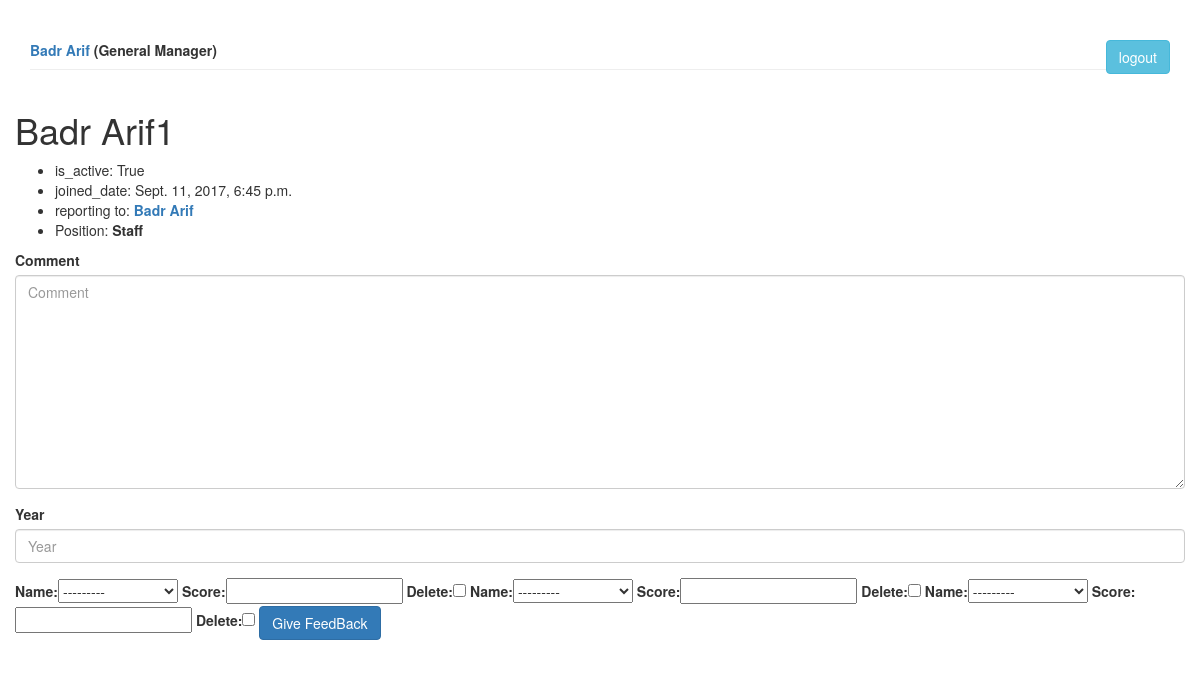
Before: /appraisal/detail/user/3 (signed in) with the older database file.
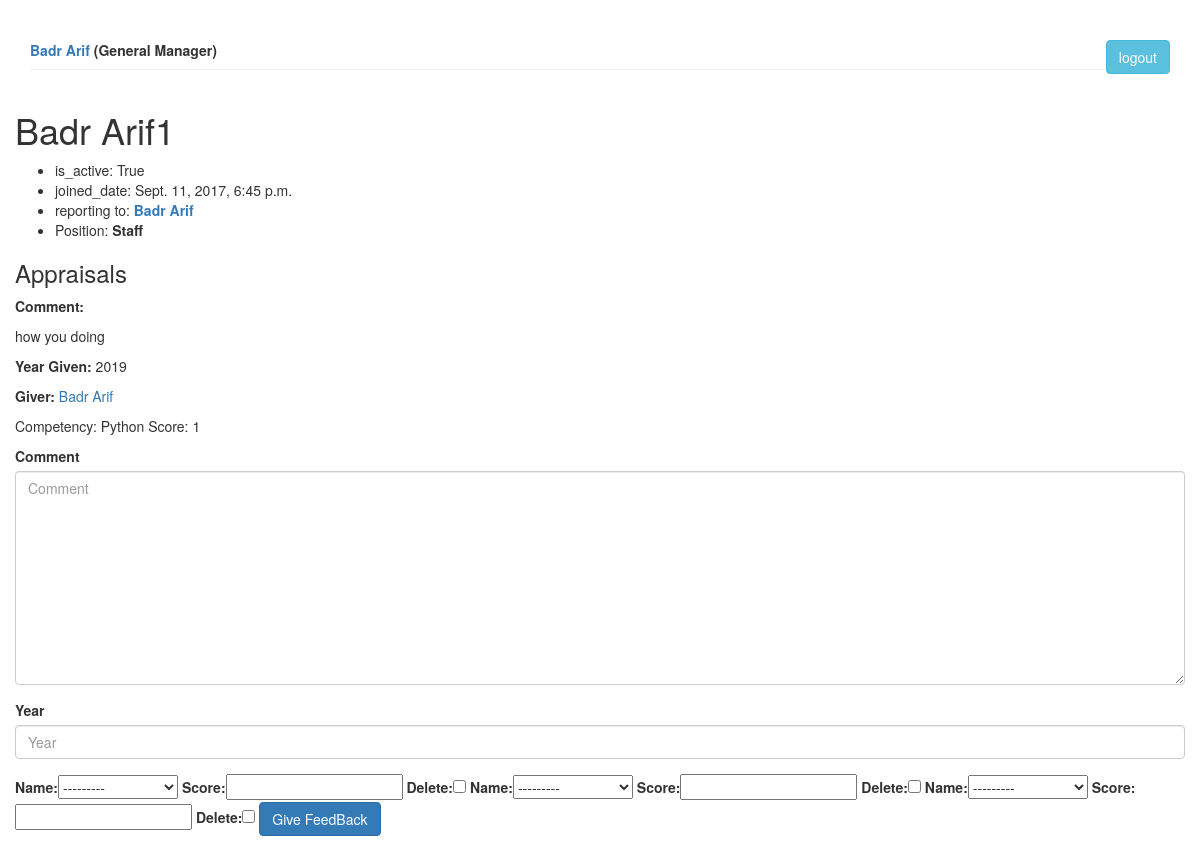
After: the same page with the newer database file.
### appraisal/models.py (models this page shows, shortened)
class Employee(models.Model):
    def __str__(self):
        return self.name
    user = models.OneToOneField(User, on_delete=models.CASCADE, null=True, blank=True)
    employee_type = (('mg', 'Manager'),
                     ('gm', 'General Manager'),
                     ('sf', 'Staff')
                     )
    name = models.CharField(max_length=40)
    type = models.CharField(max_length=2,
                            choices=employee_type,
                            default='sf')
    joined_date = models.DateTimeField('date joined', null=True, blank=True)
    is_active = models.BooleanField(default=True)
    reporting_to = models.ForeignKey("self", on_delete=models.CASCADE, null=True, blank=True)
    @property
    def all_reportee(self):
        return self.employee_set.all()

class Appraisal(models.Model):
    comment = models.TextField()
    year = models.CharField(max_length=4)
    score = models.IntegerField(null=True, blank=True)
    is_approved = models.BooleanField(default=False)
    to_employee = models.ForeignKey(Employee, on_delete=models.CASCADE, related_name='receiver',
                                    null=True, blank=True)
    from_employee = models.ForeignKey(Employee, on_delete=models.CASCADE, related_name='giver',
                                      null=True, blank=True)

class Competencies(models.Model):
    competency_type = (('py', 'Python'),
                       ('tw', 'Team Work'),
                       ('dj', 'Django'),
                       ('cm', 'Communication'),
                       )
    name = models.CharField(max_length=35, choices=competency_type)
    score = models.IntegerField()
    appraisal = models.ForeignKey(Appraisal, on_delete=models.CASCADE,
                                      null=True, blank=True)

### appraisal/views.py (the view)
# urls.py: url(r'^detail/user/(?P<pk>[0-9 a-z A-Z]+)$', views.DetailUserView.as_view(),  name='detail'),
class DetailUserView(LoginRequiredMixin, FormContext, generic.DetailView):
    model = Employee
    template_name = 'appraisal/detail.html'
    context_object_name = 'employee'
    def get_queryset(self):
        return Employee.objects.filter(pk=self.kwargs['pk'])
    def get_context_data(self, **kwargs):
        context = super(DetailUserView, self).get_context_data(**kwargs)
        under_employee = {'reporting_employee': self.request.user.employee.all_reportee}
        context.update(under_employee)
        return context

### appraisal/templatetags/my_tags.py (called while the page is built)
@register.inclusion_tag('logged_in/user.html')
def logged_in_user(user, takes_context=True):
    return {'user': user}

### appraisal/views.py (called while the page is built)
    def get_context_data(self, **kwargs):
        context = super(FormContext, self).get_context_data(**kwargs)
        context.update(self.extra_context)
        return context

### appraisal/templates/appraisal/detail.html (shortened to what this page needs)
<link rel="stylesheet" href="https://maxcdn.bootstrapcdn.com/bootstrap/3.3.7/css/bootstrap.min.css">
{% load static %}
{% load bootstrap3 %}
<html lang="en">
<head>
  <link rel="stylesheet" href="https://maxcdn.bootstrapcdn.com/bootstrap/3.3.7/css/bootstrap.min.css">
</head>
<body>
<div class="container-fluid">
{% load my_tags %}
{% logged_in_user user%}
{% if employee %}
<h1>{{ employee.name }} </h1>
<ul>
    <li> is_active: {{ employee.is_active }} </li>
    <li>joined_date: {{ employee.joined_date }}</li>
    {% if employee.reporting_to %}
    <li>reporting to:<b> <a href="{% url 'appraisal:detail' employee.reporting_to_id %}">
        {{ employee.reporting_to }}
        </a>
        </b>
    </li>
        {% endif %}
    <li>Position: <b>{{ employee.get_type_display }}</b></li>
</ul>
{% else %}
<h2>No User Found</h2>
{% endif %}
    {% if employee.receiver.all %}
    <h3>Appraisals</h3>
    {% for appraisal in employee.receiver.all%}
        <p><b>Comment: </b>{{ appraisal.comment|linebreaks }}</p>
        <p><b>Year Given: </b>{{ appraisal.year }}</p>
        <p><b>Giver: </b><a href="{% url 'appraisal:detail' appraisal.from_employee.id %}">
            {{ appraisal.from_employee.name}}
        </a>
        </p>
        {% if appraisal.competencies_set %}
        <p>Competency: {{ appraisal.competencies_set.all.0.get_name_display }}
            Score: {{ appraisal.competencies_set.all.0.score }}
        </p>
        {% endif %}
    {% endfor %}
    {% endif %}
    {% if employee in reporting_employee %}
    <form action="{% url 'appraisal:feedback' employee.id%}" method="post" class="form-row">
    {% bootstrap_form form.appraisal_form %}
    {{ form.competency_form }}
    {% buttons %}
        <button type="submit" class="btn btn-primary">
            {% bootstrap_icon "star" %} Give FeedBack
        </button>
    {% endbuttons %}
    </form>
    {% endif %}
</div>
</body>
</html>

### appraisal/templates/logged_in/user.html
<!DOCTYPE html>
<html lang="en">
<body>
<div class="container">
  <div class="page-header">
    <div><b><a href="{% url 'appraisal:detail' user.employee.id %}">{{ user.employee.name|capfirst }} </a></b>
        <b> ({{ user.employee.get_type_display }})</b>
    <a href="{% url 'appraisal:logout' %}" class="btn btn-info pull-right" role="button">logout</a>
    </div>
  </div>
</div>
</body>
</html>

Changed rows visible on the page:
now on this page (row edited): Appraisal: comment "how you doing", year "2019", from_employee.name "Badr Arif", competencies_set.all.0.name "Python", competencies_set.all.0.score "1"
changed Appraisal: to_employee_id 5 → 3 (drawn)
Other visible differences:
text now shown: "Appraisals"
